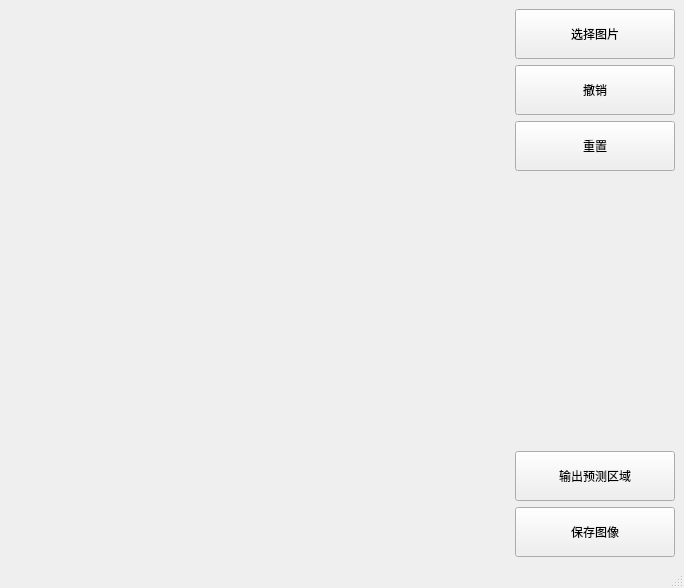
<?xml version="1.0" encoding="UTF-8"?>
<ui version="4.0">
 <class>MainWindow</class>
 <widget class="QMainWindow" name="MainWindow">
  <property name="geometry">
   <rect>
    <x>0</x>
    <y>0</y>
    <width>684</width>
    <height>588</height>
   </rect>
  </property>
  <property name="windowTitle">
   <string>MainWindow</string>
  </property>
  <widget class="QWidget" name="centralwidget">
   <layout class="QHBoxLayout" name="horizontalLayout">
    <item>
     <widget class="QLabel" name="image_label">
      <property name="sizePolicy">
       <sizepolicy hsizetype="Fixed" vsizetype="Preferred">
        <horstretch>0</horstretch>
        <verstretch>0</verstretch>
       </sizepolicy>
      </property>
      <property name="minimumSize">
       <size>
        <width>500</width>
        <height>500</height>
       </size>
      </property>
      <property name="text">
       <string/>
      </property>
     </widget>
    </item>
    <item>
     <layout class="QVBoxLayout" name="verticalLayout">
      <item>
       <widget class="QPushButton" name="pushButton">
        <property name="sizePolicy">
         <sizepolicy hsizetype="Minimum" vsizetype="Fixed">
          <horstretch>0</horstretch>
          <verstretch>0</verstretch>
         </sizepolicy>
        </property>
        <property name="minimumSize">
         <size>
          <width>100</width>
          <height>50</height>
         </size>
        </property>
        <property name="text">
         <string>选择图片</string>
        </property>
       </widget>
      </item>
      <item>
       <widget class="QPushButton" name="pushButton_2">
        <property name="sizePolicy">
         <sizepolicy hsizetype="Minimum" vsizetype="Fixed">
          <horstretch>0</horstretch>
          <verstretch>0</verstretch>
         </sizepolicy>
        </property>
        <property name="minimumSize">
         <size>
          <width>100</width>
          <height>50</height>
         </size>
        </property>
        <property name="text">
         <string>撤销</string>
        </property>
       </widget>
      </item>
      <item>
       <widget class="QPushButton" name="pushButton_3">
        <property name="sizePolicy">
         <sizepolicy hsizetype="Minimum" vsizetype="Fixed">
          <horstretch>0</horstretch>
          <verstretch>0</verstretch>
         </sizepolicy>
        </property>
        <property name="minimumSize">
         <size>
          <width>100</width>
          <height>50</height>
         </size>
        </property>
        <property name="text">
         <string>重置</string>
        </property>
       </widget>
      </item>
      <item>
       <spacer name="verticalSpacer">
        <property name="orientation">
         <enum>Qt::Vertical</enum>
        </property>
        <property name="sizeHint" stdset="0">
         <size>
          <width>20</width>
          <height>40</height>
         </size>
        </property>
       </spacer>
      </item>
      <item>
       <widget class="QPushButton" name="pushButton_4">
        <property name="sizePolicy">
         <sizepolicy hsizetype="Minimum" vsizetype="Fixed">
          <horstretch>0</horstretch>
          <verstretch>0</verstretch>
         </sizepolicy>
        </property>
        <property name="minimumSize">
         <size>
          <width>100</width>
          <height>50</height>
         </size>
        </property>
        <property name="text">
         <string>输出预测区域</string>
        </property>
       </widget>
      </item>
      <item>
       <widget class="QPushButton" name="pushButton_5">
        <property name="minimumSize">
         <size>
          <width>100</width>
          <height>50</height>
         </size>
        </property>
        <property name="text">
         <string>保存图像</string>
        </property>
       </widget>
      </item>
     </layout>
    </item>
   </layout>
  </widget>
  <widget class="QMenuBar" name="menubar">
   <property name="geometry">
    <rect>
     <x>0</x>
     <y>0</y>
     <width>684</width>
     <height>37</height>
    </rect>
   </property>
  </widget>
  <widget class="QStatusBar" name="statusbar"/>
 </widget>
 <resources/>
 <connections>
  <connection>
   <sender>pushButton</sender>
   <signal>clicked()</signal>
   <receiver>MainWindow</receiver>
   <slot>select_image()</slot>
   <hints>
    <hint type="sourcelabel">
     <x>606</x>
     <y>81</y>
    </hint>
    <hint type="destinationlabel">
     <x>567</x>
     <y>43</y>
    </hint>
   </hints>
  </connection>
  <connection>
   <sender>pushButton_2</sender>
   <signal>clicked()</signal>
   <receiver>MainWindow</receiver>
   <slot>undo()</slot>
   <hints>
    <hint type="sourcelabel">
     <x>589</x>
     <y>123</y>
    </hint>
    <hint type="destinationlabel">
     <x>675</x>
     <y>131</y>
    </hint>
   </hints>
  </connection>
  <connection>
   <sender>pushButton_3</sender>
   <signal>clicked()</signal>
   <receiver>MainWindow</receiver>
   <slot>reset()</slot>
   <hints>
    <hint type="sourcelabel">
     <x>670</x>
     <y>194</y>
    </hint>
    <hint type="destinationlabel">
     <x>581</x>
     <y>158</y>
    </hint>
   </hints>
  </connection>
  <connection>
   <sender>pushButton_4</sender>
   <signal>clicked()</signal>
   <receiver>MainWindow</receiver>
   <slot>output_box()</slot>
   <hints>
    <hint type="sourcelabel">
     <x>670</x>
     <y>496</y>
    </hint>
    <hint type="destinationlabel">
     <x>658</x>
     <y>539</y>
    </hint>
   </hints>
  </connection>
  <connection>
   <sender>pushButton_5</sender>
   <signal>clicked()</signal>
   <receiver>MainWindow</receiver>
   <slot>save()</slot>
   <hints>
    <hint type="sourcelabel">
     <x>629</x>
     <y>504</y>
    </hint>
    <hint type="destinationlabel">
     <x>518</x>
     <y>559</y>
    </hint>
   </hints>
  </connection>
 </connections>
 <slots>
  <slot>select_image()</slot>
  <slot>undo()</slot>
  <slot>reset()</slot>
  <slot>output_box()</slot>
  <slot>save()</slot>
 </slots>
</ui>
